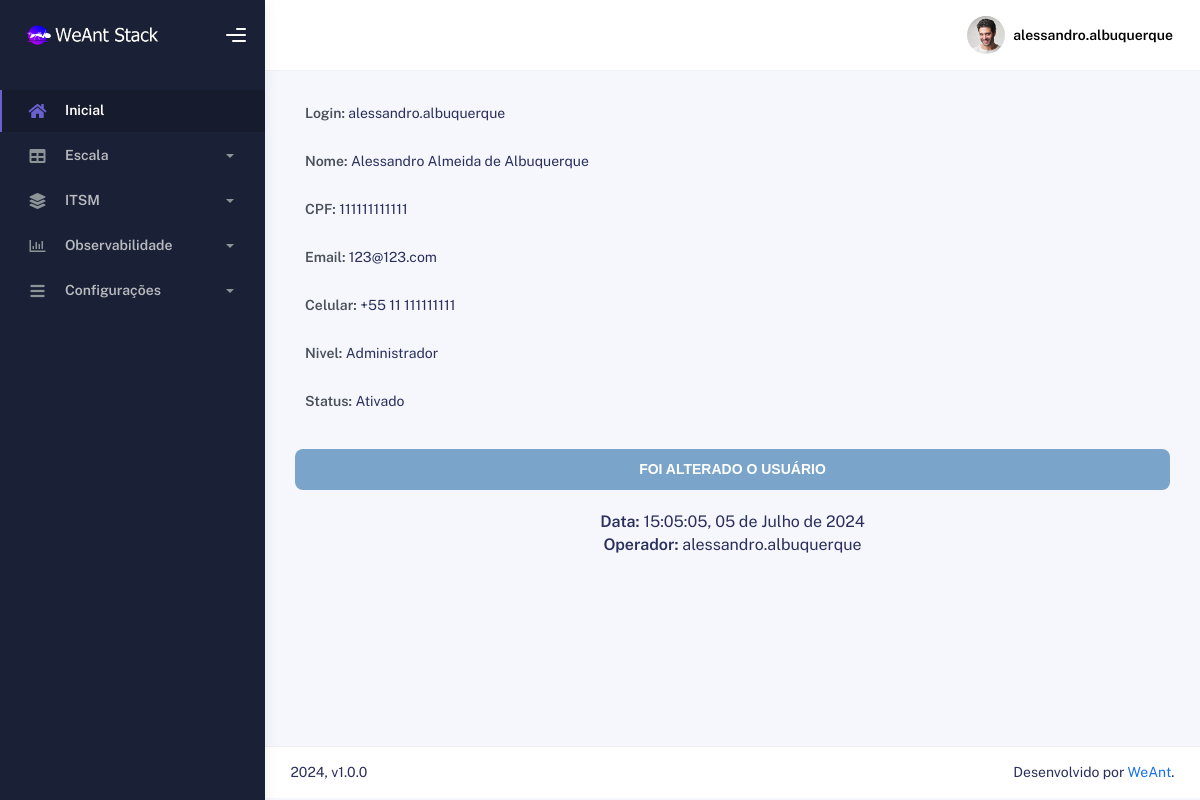
Page /exibirregistrousuario.php?id=11 (signed in) on the committed database.
### tables this page shows
CREATE TABLE `usuario` (
  `id` int(11) NOT NULL,
  `login` varchar(60) NOT NULL,
  `senha` varchar(60) NOT NULL,
  `nome` varchar(60) NOT NULL,
  `cpf` varchar(60) NOT NULL,
  `nascimento` varchar(60) NOT NULL,
  `genero` varchar(60) NOT NULL,
  `email` varchar(60) NOT NULL,
  `telefone` varchar(60) NOT NULL,
  `departamento` varchar(60) DEFAULT NULL,
  `cargo` varchar(60) DEFAULT NULL,
  `nivel` varchar(60) NOT NULL,
  `pnivel` varchar(60) NOT NULL,
  `ativo` varchar(60) NOT NULL,
  `pativo` varchar(60) NOT NULL,
  `gerasenha` varchar(60) NOT NULL,
  `horario` varchar(60) NOT NULL,
  `dia` varchar(60) NOT NULL,
  `semana` varchar(60) NOT NULL,
  `mes` varchar(60) NOT NULL,
  `ano` varchar(60) NOT NULL,
  `operador` varchar(60) NOT NULL
);

CREATE TABLE `registrousuario` (
  `id` int(11) NOT NULL,
  `id_usuario` int(11) NOT NULL,
  `login` varchar(60) NOT NULL,
  `senha` varchar(60) NOT NULL,
  `nome` varchar(60) NOT NULL,
  `cpf` varchar(60) NOT NULL,
  `nascimento` varchar(60) NOT NULL,
  `genero` varchar(60) NOT NULL,
  `email` varchar(60) NOT NULL,
  `telefone` varchar(60) NOT NULL,
  `departamento` varchar(60) DEFAULT NULL,
  `cargo` varchar(60) DEFAULT NULL,
  `nivel` varchar(11) NOT NULL,
  `pnivel` varchar(60) NOT NULL,
  `ativo` varchar(11) NOT NULL,
  `pativo` varchar(60) NOT NULL,
  `gerasenha` varchar(60) NOT NULL,
  `horario` varchar(60) NOT NULL,
  `dia` varchar(60) NOT NULL,
  `semana` varchar(60) NOT NULL,
  `mes` varchar(60) NOT NULL,
  `ano` varchar(60) NOT NULL,
  `operador` varchar(60) NOT NULL
);

### sec/sec_verifica.php (called while the page is built, shortened)
<?php
include "config.php";
$sqlc = "SELECT * FROM usuario WHERE id=" . $_SESSION['UsuarioID'];
  $query = $conn->query($sqlc);
    $dados = $query->fetch_assoc();
      $idlogado = $dados['id'];
      $usuariologado = $dados['login'];
$query_vdl_licenca = "SELECT * FROM licenca WHERE id_usuario = '$idlogado'";
  $resultado_vdl_licenca = $conn->query($query_vdl_licenca);
    $dados_vdl_licenca = $resultado_vdl_licenca->fetch_assoc();
      $id_cliente_vdl_licenca = $dados_vdl_licenca['id_cliente'];
?>

### exibirregistrousuario.php (the view, shortened to what this page needs)
<?php
include "tudo_cima.php";
?>
            <?php
              $id = $_GET['id'];
              $query_registro_usuario = "SELECT * FROM registrousuario WHERE id = '$id'";
                $resultado_registro_usuario = $conn->query($query_registro_usuario);
                    $dados_registro_usuario = $resultado_registro_usuario->fetch_assoc();
                        $id_usuario_registro_usuario = $dados_registro_usuario['id_usuario'];
              $query_get_licenca = "SELECT * FROM licenca WHERE id_usuario = '$id_usuario_registro_usuario'";
                $resultado_get_licenca = $conn->query($query_get_licenca);
                    $dados_get_licenca = $resultado_get_licenca->fetch_assoc();
                        $id_cliente_get_licenca = $dados_get_licenca['id_cliente'];
                if (($id_cliente_vdl_licenca <> $id_cliente_get_licenca) && ($nivel < 3 ) && ($tipo_vdl_licenca < 6)){
                    echo "VOCÊ NÃO TEM PERMISSÃO!";
                }
                else {
                    $sqlc = "SELECT * FROM registrousuario WHERE id='$id'";
                    $result = $conn->query($sqlc);
                    $dados = $result->fetch_assoc();
                    $login = $dados["login"];
                    $nome = $dados["nome"];
                    $cpf = $dados["cpf"];
                    $telefone = $dados["telefone"];
                    $email = $dados["email"];
                    $pnivel = $dados["pnivel"];
                    $pativo = $dados["pativo"];
                    $gerasenha = $dados["gerasenha"];
                    $horario = $dados["horario"];
                    $dia = $dados["dia"];
                    $mes = $dados["mes"];
                    $ano =$dados["ano"];
                    $operador = $dados["operador"];
                    ?>
                    <div class="form-group">
                        <label><b>Login:</b></label>
                        <?php echo $login;?>
                    </div>
                    <div class="form-group">
                        <label><b>Nome:</b></label>
                        <?php echo $nome;?>
                    </div>
                    <div class="form-group">
                        <label><b>CPF:</b></label>
                        <?php echo $cpf;?>
                    </div>
                    <div class="form-group">
                        <label><b>Email:</b></label>
                        <?php echo $email;?>
                    </div>
                    <div class="form-group">
                        <label><b>Celular:</b></label>
                        <?php echo $telefone;?>
                    </div>
                    <div class="form-group">
                        <label><b>Nivel:</b></label>
                        <?php echo $pnivel;?>
                    </div>
                    <div class="form-group">
                        <label><b>Status:</b></label>
                        <?php echo $pativo;?>
                    </div>
                    <div align="center" style="margin-top: 20px;">
                    <?php
                    if ($gerasenha == 1) {
                        echo "<div class='info-message'>FOI GERADA UMA NOVA SENHA PELO OPERADOR</div>";
                    } elseif ($gerasenha == 2) {
                        echo "<div class='info-message'>FOI GERADA UMA NOVA SENHA PELO USUÁRIO</div>";
                    } elseif ($gerasenha == 3) {
                        echo "<div class='info-message'>FOI CRIADO O USUÁRIO</div>";
                    } elseif ($gerasenha == 4) {
                        echo "<div class='info-message'>FOI ALTERADO O USUÁRIO</div>";
                    }
                    ?>
                    <table width="100%" cellpadding="2px" cellspacing="2px" border="0">
                        <tr>
                            <td align="center"><b>Data:</b><?php echo " $horario, $dia de $mes de $ano";?></td>
                        </tr>
                        <tr>
                            <td align="center"><b>Operador:</b><?php echo " $operador";?></td>
                        </tr>
                    </table>
                    </div>
                <?php
                }
                ?>
<?php
include "tudo_baixo.php";
?>

### tudo_cima.php (shortened to what this page needs)
<?php
include "sec/sec_verifica.php";
?>
<html lang="br">
  <head>
    <link rel="stylesheet" href="assets/css/bootstrap.min.css" />
    <link rel="stylesheet" href="assets/css/plugins.min.css" />
    <link rel="stylesheet" href="assets/css/kaiadmin.min.css" />
    <link rel="stylesheet" href="assets/css/calendario.css" />
    <link rel="stylesheet" href="assets/css/usuarios.css" />
    <link rel="stylesheet" href="assets/css/contratos.css" />
    <link rel="stylesheet" href="assets/css/demo.css" />
  </head>
  <body>
    <div class="wrapper">
      <div class="sidebar" data-background-color="dark">
        <div class="sidebar-logo">
          <div class="logo-header" data-background-color="dark">
            <a class="logo">
              <img
                src="assets/img/kaiadmin/logo_light.png"
                alt="navbar brand"
                class="navbar-brand"
                height="20"
              />
            </a>
            <div class="nav-toggle">
              <button class="btn btn-toggle toggle-sidebar">
                <i class="gg-menu-right"></i>
              </button>
            </div>
          </div>
        </div>
        <div class="sidebar-wrapper scrollbar scrollbar-inner">
          <div class="sidebar-content">
            <ul class="nav nav-secondary">
              <li class="nav-item active">
                <a href="inicial.php">
                  <i class="fas fa-home"></i>
                  <p>Inicial</p>
                </a>
              </li>
              <li class="nav-item">
                <a data-bs-toggle="collapse" href="#escala">
                  <i class="fas fa-table"></i>
                  <p>Escala</p>
                  <span class="caret"></span>
                </a>
              </li>
              <li class="nav-item">
                <a data-bs-toggle="collapse" href="#itsm">
                  <i class="fas fa-layer-group"></i>
                  <p>ITSM</p>
                  <span class="caret"></span>
                </a>
              </li>
              <li class="nav-item">
                <a data-bs-toggle="collapse" href="#observabilidade">
                  <i class="far fa-chart-bar"></i>
                  <p>Observabilidade</p>
                  <span class="caret"></span>
                </a>
              </li>
              <li class="nav-item">
                <a data-bs-toggle="collapse" href="#configuracoes">
                  <i class="fas fa-bars"></i>
                  <p>Configurações</p>
                  <span class="caret"></span>
                </a>
              </li>
            </ul>
          </div>
        </div>
      </div>
      <div class="main-panel">
        <div class="main-header">
          <nav class="navbar navbar-header navbar-header-transparent navbar-expand-lg border-bottom">
            <div class="container-fluid">
              <ul class="navbar-nav topbar-nav ms-md-auto align-items-center">
                <li class="nav-item topbar-user dropdown hidden-caret">
                  <a
                    class="dropdown-toggle profile-pic"
                    data-bs-toggle="dropdown"
                    href="#"
                    aria-expanded="false"
                  >
                    <div class="avatar-sm">
                      <img
                        src="assets/img/profile.jpg"
                        alt="..."
                        class="avatar-img rounded-circle"
                      />
                    </div>
                    <span class="profile-username">
                      <span class="fw-bold"><?php echo $usuariologado ?></span>
                    </span>
                  </a>
                </li>
              </ul>
            </div>
          </nav>
        </div>
        <div class="container">
    <div class="page-inner">

### tudo_baixo.php (shortened to what this page needs)
</div>
</div>
        <footer class="footer">
          <div class="container-fluid d-flex justify-content-between">
            <div class="copyright">
              2024, v1.0.0
            </div>
            <div>
              Desenvolvido por
              <a target="_blank" href="index.php">WeAnt</a>.
            </div>
          </div>
        </footer>
      </div>
    </div>
  </body>
</html>

### assets/css/usuarios.css (style rules this page uses)
.info-message { border-radius: 8px; background-color: rgba(70,130,180,0.7); padding: 10px; margin-bottom: 20px; font-weight: bold; font-family: Verdana, Geneva, sans-serif; font-size: 14px; color: #ffffff; text-align: center; }

### rows in the picture
usuario: login "alessandro.albuquerque"
registrousuario: login "alessandro.albuquerque", nome "Alessandro Almeida de Albuquerque", cpf "111111111111", email "123@123.com", telefone "+55 11 111111111", pnivel "Administrador", pativo "Ativado", horario "15:05:05", dia "05", mes "Julho", ano "2024", operador "alessandro.albuquerque"
